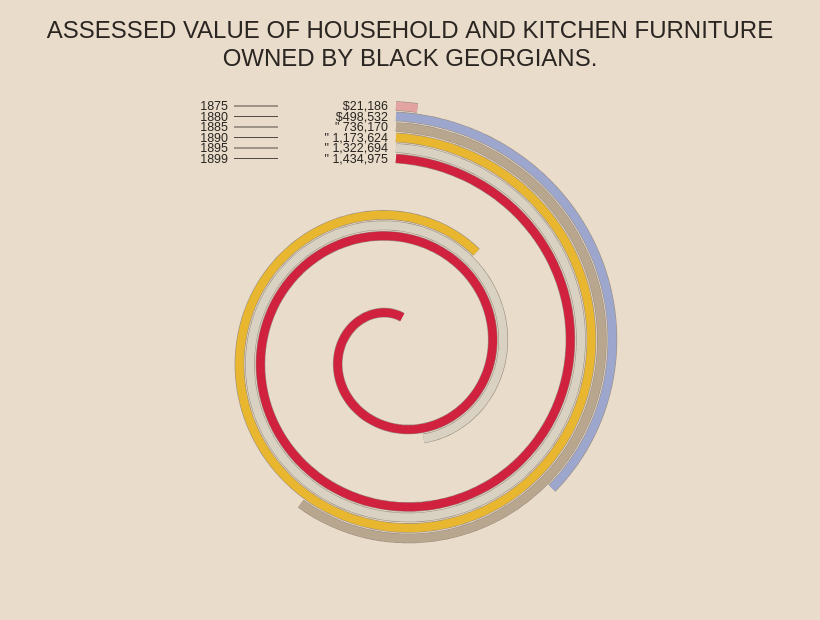

Vega-Lite specification stored for this chart:
### Vega specification from a JSON file in a GitHub repository (floating-point values rounded to 4 significant figures)
{"$schema": "https://vega.github.io/schema/vega/v6.json", "description": "After W. E. B. Du Bois, 'Assessed value of household and kitchen furniture owned by Georgia Negroes' (Paris Exposition, 1900; Library of Congress, item 2013650445). A bar chart wrapped into a spiral: every year is a band that starts at the top beside its label and runs clockwise, curling inward as it wraps, its length proportional to the value. A static chart: the six figures are in the spec, there is no base behind it.", "width": 820, "height": 620, "padding": 0, "background": "#e9dccb", "autosize": "none", "signals": [{"name": "cx", "value": 396}, {"name": "cy", "value": 352}, {"name": "R0", "value": 246, "description": "Radius where the first (outermost) band starts."}, {"name": "pitch", "value": 10.5, "description": "Distance between neighbouring bands."}, {"name": "band", "value": 8.5}, {"name": "drop", "value": 78, "description": "How far a band curls inward per turn, px."}, {"name": "c", "update": "drop / (2 * PI)"}, {"name": "perDollar", "value": 0.001016, "description": "Band length per dollar, px; 1899 winds about 1.85 turns."}, {"name": "agateDark", "value": false}], "data": [{"name": "years", "values": [{"year": 1875, "value": 21186, "valLabel": "$21,186", "color": "#e3a3a0"}, {"year": 1880, "value": 498532, "valLabel": "$498,532", "color": "#9da6cc"}, {"year": 1885, "value": 736170, "valLabel": "$736,170", "color": "#b9a68e"}, {"year": 1890, "value": 1173624, "valLabel": "$1,173,624", "color": "#e9b62f"}, {"year": 1895, "value": 1322694, "valLabel": "$1,322,694", "color": "#d9d1c1"}, {"year": 1899, "value": 1434975, "valLabel": "$1,434,975", "color": "#d0213f"}], "transform": [{"type": "window", "ops": ["row_number"], "as": ["idx"]}, {"type": "formula", "as": "R", "expr": "R0 - (datum.idx - 1) * pitch"}, {"type": "formula", "as": "len", "expr": "datum.value * perDollar"}, {"type": "formula", "as": "thetaEnd", "expr": "(datum.R - sqrt(datum.R * datum.R - 2 * c * datum.len)) / c", "$comment": "arc length of r = R - c·θ from 0 to θ is R·θ - c·θ²/2"}]}, {"name": "bands", "source": "years", "transform": [{"type": "formula", "as": "t", "expr": "sequence(0, 241)"}, {"type": "flatten", "fields": ["t"]}, {"type": "formula", "as": "theta", "expr": "datum.thetaEnd * datum.t / 240"}, {"type": "formula", "as": "r", "expr": "datum.R - c * datum.theta"}, {"type": "formula", "as": "x", "expr": "cx + datum.r * sin(datum.theta)"}, {"type": "formula", "as": "y", "expr": "cy - datum.r * cos(datum.theta)"}]}], "marks": [{"type": "group", "from": {"facet": {"name": "seg", "data": "bands", "groupby": ["year", "color", "valLabel"]}}, "marks": [{"type": "line", "from": {"data": "seg"}, "interactive": false, "encode": {"enter": {"x": {"field": "x"}, "y": {"field": "y"}, "stroke": {"value": "#5b5148"}, "strokeOpacity": {"value": 0.55}, "strokeWidth": {"signal": "band + 1.2"}, "strokeCap": {"value": "butt"}}}}, {"type": "line", "from": {"data": "seg"}, "encode": {"enter": {"x": {"field": "x"}, "y": {"field": "y"}, "stroke": {"signal": "parent.color"}, "strokeWidth": {"signal": "band"}, "strokeCap": {"value": "butt"}, "tooltip": {"signal": "{'Year': parent.year, 'Assessed value': parent.valLabel}"}}}}]}, {"type": "text", "from": {"data": "years"}, "encode": {"enter": {"x": {"signal": "cx - 168"}, "y": {"signal": "cy - datum.R"}, "align": {"value": "right"}, "baseline": {"value": "middle"}, "fill": {"value": "#2b2622"}, "fontSize": {"value": 12.5}, "font": {"value": "'DIN Condensed', 'Bahnschrift Condensed', 'Arial Narrow', sans-serif"}, "text": {"field": "year"}}}}, {"type": "rule", "from": {"data": "years"}, "encode": {"enter": {"x": {"signal": "cx - 162"}, "x2": {"signal": "cx - 118"}, "y": {"signal": "cy - datum.R"}, "stroke": {"value": "#2b2622"}, "strokeWidth": {"value": 0.8}}}}, {"type": "text", "from": {"data": "years"}, "encode": {"enter": {"x": {"signal": "cx - 8"}, "y": {"signal": "cy - datum.R"}, "align": {"value": "right"}, "baseline": {"value": "middle"}, "fill": {"value": "#2b2622"}, "fontSize": {"value": 12.5}, "font": {"value": "'DIN Condensed', 'Bahnschrift Condensed', 'Arial Narrow', sans-serif"}, "text": {"signal": "datum.idx <= 2 ? datum.valLabel : '\" ' + replace(datum.valLabel, '$', '')"}}}}, {"type": "text", "encode": {"enter": {"x": {"signal": "width / 2"}, "y": {"value": 38}, "align": {"value": "center"}, "fill": {"value": "#2b2622"}, "fontSize": {"value": 24}, "font": {"value": "'DIN Condensed', 'Bahnschrift Condensed', 'Arial Narrow', sans-serif"}, "text": {"value": "ASSESSED VALUE OF HOUSEHOLD AND KITCHEN FURNITURE"}}}}, {"type": "text", "encode": {"enter": {"x": {"signal": "width / 2"}, "y": {"value": 66}, "align": {"value": "center"}, "fill": {"value": "#2b2622"}, "fontSize": {"value": 24}, "font": {"value": "'DIN Condensed', 'Bahnschrift Condensed', 'Arial Narrow', sans-serif"}, "text": {"value": "OWNED BY BLACK GEORGIANS."}}}}]}
